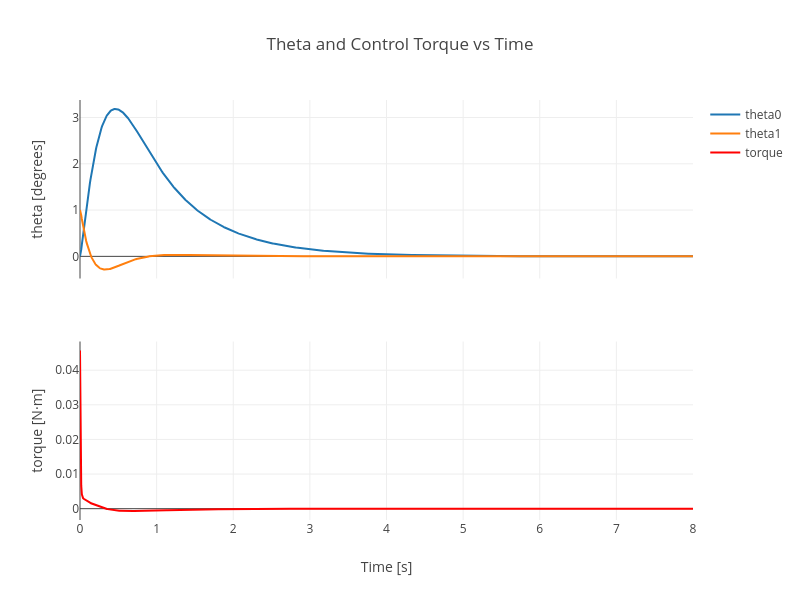

Here is the notebook cell this chart was saved with:
### Code cell
fig = make_subplots(rows=2, cols=1, shared_xaxes=True)

fig.add_trace(
    go.Scatter(x=sol.t, y=sol.y[0] / DEGREES, name="theta0"),
    row=1, col=1,
)
fig.add_trace(
    go.Scatter(x=sol.t, y=sol.y[1] / DEGREES, name="theta1"),
    row=1, col=1,
)
fig.add_trace(
    go.Scatter(x=sol.t, y=torques, name="torque", line=dict(color="red")),
    row=2, col=1,
)

fig.update_layout(
    title="Theta and Control Torque vs Time",
    height=600,
    width=800,
)
fig.update_yaxes(title_text="theta [degrees]", row=1, col=1)
fig.update_yaxes(title_text="torque [N·m]", row=2, col=1)
fig.update_xaxes(title_text="Time [s]", row=2, col=1)

fig.show()

### Figure 1 — Plotly figure (JSON) as saved in the notebook; plotly's stock layout.template omitted (floating-point values rounded to 4 significant figures; data arrays with more than 128 entries replaced by an {"elided": "..."} marker saying what was removed)
{"data": [{"name": "theta0", "type": "scatter", "x": {"elided": "1000 float values"}, "xaxis": "x", "y": {"elided": "1000 float values"}, "yaxis": "y"}, {"name": "theta1", "type": "scatter", "x": {"elided": "1000 float values"}, "xaxis": "x", "y": {"elided": "1000 float values"}, "yaxis": "y"}, {"line": {"color": "red"}, "name": "torque", "type": "scatter", "x": {"elided": "1000 float values"}, "xaxis": "x2", "y": {"elided": "1000 float values"}, "yaxis": "y2"}], "layout": {"height": 600, "title": {"text": "Theta and Control Torque vs Time"}, "width": 800, "xaxis": {"anchor": "y", "domain": [0, 1], "matches": "x2", "showticklabels": false}, "xaxis2": {"anchor": "y2", "domain": [0, 1], "title": {"text": "Time [s]"}}, "yaxis": {"anchor": "x", "domain": [0.575, 1], "title": {"text": "theta [degrees]"}}, "yaxis2": {"anchor": "x2", "domain": [0, 0.425], "title": {"text": "torque [N·m]"}}}}
